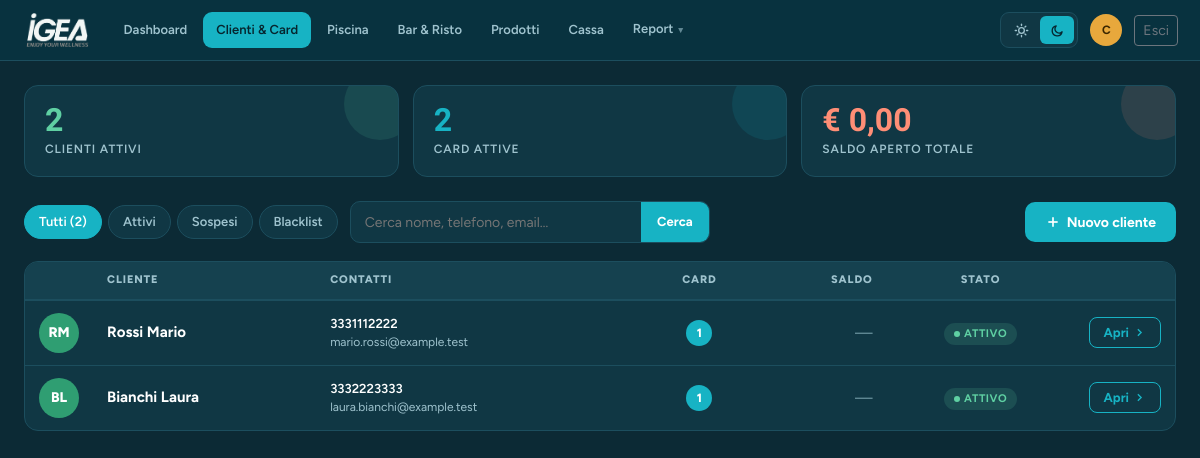
The app's page /customers (signed in) with its own data.
### tables this page shows
CREATE TABLE customers (
  id INT UNSIGNED AUTO_INCREMENT PRIMARY KEY,
  first_name VARCHAR(100) NOT NULL,
  last_name VARCHAR(100) NOT NULL,
  phone VARCHAR(40),
  email VARCHAR(190),
  fiscal_code VARCHAR(32),
  birth_date DATE,
  address VARCHAR(255),
  privacy_consent TINYINT(1) NOT NULL DEFAULT 0,
  status ENUM('attivo','sospeso','blacklist') NOT NULL DEFAULT 'attivo',
  notes TEXT,
  created_at TIMESTAMP DEFAULT CURRENT_TIMESTAMP,
  updated_at TIMESTAMP DEFAULT CURRENT_TIMESTAMP ON UPDATE CURRENT_TIMESTAMP,
  INDEX idx_customers_last_name (last_name),
  INDEX idx_customers_phone (phone),
  INDEX idx_customers_email (email)
);

### app/Helpers/functions.php (called while the page is built, shortened)
<?php
function app_config(string $key, mixed $default = null): mixed
{
    static $config = null;
    if ($config === null) {
        $config = require __DIR__ . '/../../config/app.php';
    }
    return $config[$key] ?? $default;
}
function db(): PDO
{
    $config = require __DIR__ . '/../../config/database.php';
    $dsn = sprintf('mysql:host=%s;port=%s;dbname=%s;charset=%s', $config['host'], $config['port'], $config['database'], $config['charset']);
    $pdo = new PDO($dsn, $config['username'], $config['password'], [
        PDO::ATTR_ERRMODE => PDO::ERRMODE_EXCEPTION,
        PDO::ATTR_DEFAULT_FETCH_MODE => PDO::FETCH_ASSOC,
        PDO::ATTR_EMULATE_PREPARES => false,
    ]);
    return $pdo;
}
function e(?string $value): string
{
    return htmlspecialchars((string) $value, ENT_QUOTES | ENT_SUBSTITUTE, 'UTF-8');
}
function url(string $path = ''): string
{
    $base = rtrim(app_config('base_url', ''), '/');
    return $base . '/' . ltrim($path, '/');
}
function request_input(string $key, mixed $default = null): mixed
{
    return $_POST[$key] ?? $_GET[$key] ?? $default;
}

### config/database.php (called while the page is built)
<?php
return [
    'host' => getenv('DB_HOST') ?: '127.0.0.1',
    'port' => getenv('DB_PORT') ?: '3306',
    'database' => getenv('DB_DATABASE') ?: 'igea_pool_manager',
    'username' => getenv('DB_USERNAME') ?: 'root',
    'password' => getenv('DB_PASSWORD') ?: '',
    'charset' => 'utf8mb4',
];

### config/app.php (called while the page is built)
<?php
return [
    'name' => 'Igea Club Pool Manager',
    'base_path' => dirname(__DIR__),
    'base_url' => getenv('APP_URL') ?: '',
    'session_name' => 'igea_pool_manager',
    'session_timeout' => 7200,
    'timezone' => 'Europe/Rome',
    'debug' => (bool) (getenv('APP_DEBUG') ?: false),
];

### views/customers/index.php (the view, shortened to what this page needs)
<?php
function cu_avatar_color(string $name): string {
    $palette = ['#17b3c4','#2f9e72','#7a6bb0','#e8624a','#b07d11','#0b5e74','#e8a020'];
    return $palette[abs(crc32($name)) % count($palette)];
}
function cu_initials(string $first, string $last): string {
    return mb_strtoupper(mb_substr($last, 0, 1) . mb_substr($first, 0, 1));
}
?>
<div class="cu-page">
<?php if (!isset($customer)): ?>
<?php
  $stat_active   = 0; $stat_suspended = 0; $stat_blacklist = 0;
  $stat_balance  = 0.0; $stat_cards = 0;
  foreach (($customers ?? []) as $c) {
      if ($c['status'] === 'attivo')    $stat_active++;
      $stat_balance += (float)$c['total_balance'];
      $stat_cards   += (int)$c['active_cards'];
  }
?>
<div class="cu-kpi-grid">
  <div class="cu-kpi kpi-green">
    <div class="cu-kpi-num"><?= $stat_active ?></div>
    <div class="cu-kpi-label">Clienti attivi</div>
  </div>
  <div class="cu-kpi kpi-blue">
    <div class="cu-kpi-num"><?= $stat_cards ?></div>
    <div class="cu-kpi-label">Card attive</div>
  </div>
  <div class="cu-kpi kpi-red">
    <div class="cu-kpi-num">€&nbsp;<?= number_format($stat_balance, 2, ',', '.') ?></div>
    <div class="cu-kpi-label">Saldo aperto totale</div>
  </div>
</div>
<div class="cu-toolbar">
  <div class="cu-pills">
    <span class="cu-pill active" data-filter="tutti">Tutti (<?= count($customers ?? []) ?>)</span>
    <span class="cu-pill" data-filter="attivo">Attivi</span>
    <span class="cu-pill pill-warn" data-filter="sospeso">Sospesi</span>
    <span class="cu-pill pill-danger" data-filter="blacklist">Blacklist</span>
  </div>
  <form method="GET" action="<?= url('/customers') ?>" class="cu-search-wrap">
    <input type="text" name="q" placeholder="Cerca nome, telefono, email…" value="<?= e($q ?? '') ?>">
    <button type="submit">Cerca</button>
  </form>
  <a href="<?= url('/customers/register') ?>" class="cu-new-btn">
    <svg width="16" height="16" viewBox="0 0 24 24" fill="none" stroke="currentColor" stroke-width="2.5"><line x1="12" y1="5" x2="12" y2="19"/><line x1="5" y1="12" x2="19" y2="12"/></svg>
    Nuovo cliente
  </a>
</div>
<?php if (empty($customers)): ?>
<div class="cu-empty">
  <div class="cu-empty-icon">👤</div>
  <div class="cu-empty-title">Nessun cliente trovato</div>
  <?php if (!empty($q)): ?>
    <p>Prova con un termine di ricerca diverso.</p>
    <a href="<?= url('/customers') ?>" class="btn btn-outline-secondary btn-sm">✕ Cancella ricerca</a>
  <?php else: ?>
    <a href="<?= url('/customers/register') ?>" class="cu-new-btn" style="margin:0 auto">+ Registra il primo cliente</a>
  <?php endif; ?>
</div>
<?php else: ?>
<div class="cu-table-wrap">
  <table class="cu-table" id="cuTable">
    <thead>
      <tr>
        <th style="width:48px"></th>
        <th>Cliente</th>
        <th>Contatti</th>
        <th class="text-center">Card</th>
        <th class="text-end">Saldo</th>
        <th class="text-center">Stato</th>
        <th style="width:100px"></th>
      </tr>
    </thead>
    <tbody>
    <?php foreach ($customers as $c):
      $fullName = $c['last_name'] . ' ' . $c['first_name'];
      $initials = cu_initials($c['first_name'], $c['last_name']);
      $bgColor  = cu_avatar_color($fullName);
      $bal      = (float)$c['total_balance'];
      $statusBadgeClass = match($c['status']) {
          'attivo'    => 'cu-badge-green',
          'sospeso'   => 'cu-badge-yellow',
          'blacklist' => 'cu-badge-red',
          default     => 'cu-badge-gray',
      };
    ?>
    <tr data-status="<?= e($c['status']) ?>"
        onclick="location.href='<?= url('/customers?id=' . (int)$c['id']) ?>'">
      <td>
        <div class="cu-avatar" style="background:<?= $bgColor ?>"><?= $initials ?></div>
      </td>
      <td>
        <div style="font-weight:700;font-size:15px"><?= e($fullName) ?></div>
      </td>
      <td>
        <?php if ($c['phone']): ?><div style="font-size:13px;font-weight:600"><?= e($c['phone']) ?></div><?php endif; ?>
        <?php if ($c['email']): ?><div style="font-size:12px;color:var(--muted)"><?= e($c['email']) ?></div><?php endif; ?>
      </td>
      <td class="text-center">
        <?php if ((int)$c['active_cards'] > 0): ?>
          <span class="cu-card-count"><?= (int)$c['active_cards'] ?></span>
        <?php else: ?>
          <span style="color:var(--muted-2)">—</span>
        <?php endif; ?>
      </td>
      <td class="text-end">
        <?php if ($bal > 0): ?>
          <span style="color:var(--bad);font-weight:800;font-size:14px">€&nbsp;<?= number_format($bal, 2, ',', '.') ?></span>
        <?php else: ?>
          <span style="color:var(--muted-2)">—</span>
        <?php endif; ?>
      </td>
      <td class="text-center">
        <span class="cu-badge <?= $statusBadgeClass ?>">
          <span class="cu-badge-dot"></span>
          <?= e($c['status']) ?>
        </span>
      </td>
      <td onclick="event.stopPropagation()">
        <a href="<?= url('/customers?id=' . (int)$c['id']) ?>" class="cu-open-btn">
          Apri
          <svg width="13" height="13" viewBox="0 0 24 24" fill="none" stroke="currentColor" stroke-width="2.5"><polyline points="9 18 15 12 9 6"/></svg>
        </a>
      </td>
    </tr>
    <?php endforeach; ?>
    </tbody>
  </table>
</div>
<?php endif; ?>
<?php endif;  ?>
</div>

### public/assets/css/app.css (style rules this page uses)
:root { --bg: #eef6f8; --topbar: #ffffff; --surface: #ffffff; --surface-2: #f3f9fb; --border: #e1edf1; --text: #0f2730; --text-2: #243b44; --muted: #5b7884; --muted-2: #9bb3bc; --accent: #17b3c4; --accent-ink: #06262f; --good: #2f9e72; --bad: #e8624a; --warn: #b07d11; --band: linear-gradient(135deg, #eaf4f6, #dcedf1); --band-label: #5b7884; --band-num: #0f2730; --shadow: 0 1px 3px rgba(16, 40, 48, .06); --chip-bar-bg: #dcf0f3; --chip-bar-ink: #0e7c8c; --chip-rist-bg: #fbf0d9; --chip-rist-ink: #9a6700; --chip-cassa-bg: #dcefe5; --chip-cassa-ink: #2f7d5c; --chip-recep-bg: #dce9ef; --chip-recep-ink: #0b5e74; --chip-extra-bg: #e9e6f2; --chip-extra-ink: #5b4b8a; }
:root[data-theme="dark"] { --bg: #0c2a35; --topbar: #08323f; --surface: #103744; --surface-2: #15414f; --border: #1c4e5e; --text: #ffffff; --text-2: #eaf6f8; --muted: #9fc3ce; --muted-2: #6f97a3; --accent: #17b3c4; --accent-ink: #06262f; --good: #5fd0a3; --bad: #ff8e76; --warn: #f0b429; --band: linear-gradient(135deg, #08323f, #0c4150); --band-label: #6f97a3; --band-num: #ffffff; --shadow: 0 1px 3px rgba(0, 0, 0, .25); --chip-bar-bg: #17b3c4; --chip-bar-ink: #06262f; --chip-rist-bg: #e8a83c; --chip-rist-ink: #3a2600; --chip-cassa-bg: #5fd0a3; --chip-cassa-ink: #06262f; --chip-recep-bg: #0b5e74; --chip-recep-ink: #ffffff; --chip-extra-bg: #7a6bb0; --chip-extra-ink: #ffffff; }
* { box-sizing: border-box; }
html, body { margin: 0; height: 100%; overflow-x: hidden; }
body { background: var(--bg); color: var(--text); font-family: 'Figtree', system-ui, -apple-system, sans-serif; -webkit-font-smoothing: antialiased; transition: background .25s, color .25s; }
:root { --seat-w: 42px; --seat-h: 27px; --seat-fs: 0.5rem; --seat-gap: 3px; --umb-fs: 1rem; }

### records on screen
customers: initials "RM", fullName "Rossi Mario", phone "3331112222", email "mario.rossi@example.test", active_cards "1", status "ATTIVO"
customers: initials "BL", fullName "Bianchi Laura", phone "3332223333", email "laura.bianchi@example.test", active_cards "1", status "ATTIVO"

### other values on screen
$item['label'] "Dashboard"
$item['label'] "Clienti & Card"
$item['label'] "Piscina"
$item['label'] "Bar & Risto"
$item['label'] "Prodotti"
$item['label'] "Cassa"
$item['label'] "Report"
$initials "C"
$stat_active "2"
$stat_cards "2"
$stat_balance "0,00"
count($customers ?? []) "2"
